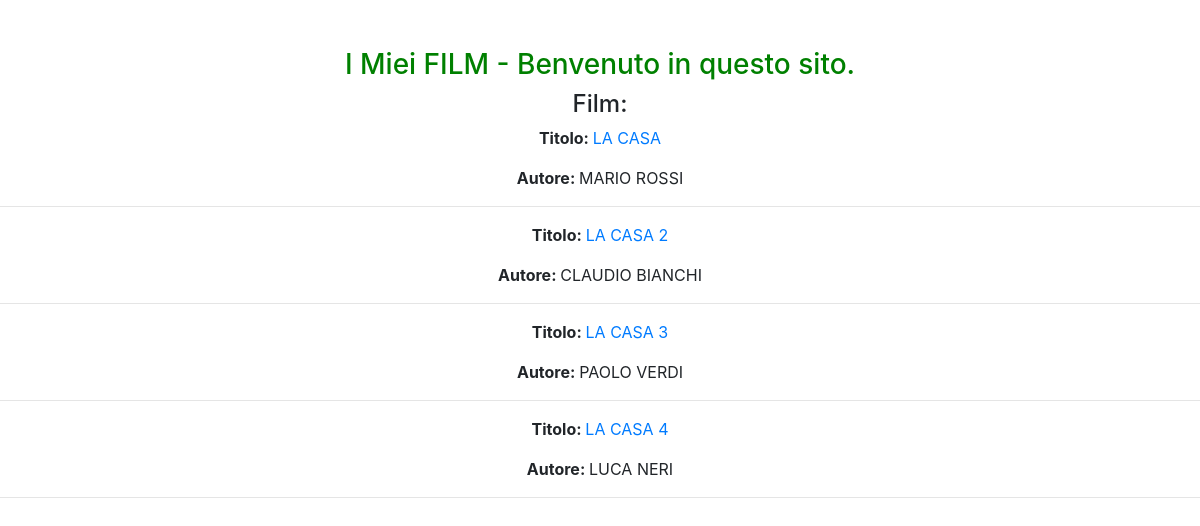
The app's page /lista_film/ with its own data.
### news/models.py (models this page shows, shortened)
class Film(models.Model):
    titolo = models.CharField(max_length=100) # alcuni campi necessitano di parametri obbligatori!
    contenuto = models.TextField()
    anno = models.TextField()
    regista = models.ForeignKey(Regista, on_delete=models.CASCADE, related_name="film")
    def get_absolute_url(self):
        return reverse("film_detail", kwargs={"pk": self.pk})
    class Meta:
        verbose_name = "Film"
        verbose_name_plural = "Film"

class Regista(models.Model):
    nome = models.CharField(max_length=20)
    cognome = models.CharField(max_length=20)
    def __str__(self):
        return self.nome + " " + self.cognome
    class Meta:
        verbose_name = "Regista"
        verbose_name_plural = "Registi"

### news/views.py (the view)
# urls.py: path("lista_film/", FilmListView.as_view(), name="lista_film")
class FilmListView(ListView):
    model = Film
    template_name = "lista_film.html"
    def get_context_data(self, **kwargs):
        context = super().get_context_data(**kwargs)
        context["film"] = Film.objects.all()
        return context

### news/templates/lista_film.html (shortened to what this page needs)
{% extends 'base.html' %}
{% block content %}
    <h4 style = "text-align:center">Film:</h4>
    {% for film in film %}
        <p style = "text-align:center"><strong>Titolo: </strong><a href="{{ film.get_absolute_url }}">{{ film.titolo }}</a></p>
        <p style = "text-align:center"><strong>Autore: </strong>{{ film.regista }}</p>
        <hr>
    {% endfor %}
{% endblock content %}

### records on screen
Film: titolo "LA CASA", regista "MARIO ROSSI"
Film: titolo "LA CASA 2", regista "CLAUDIO BIANCHI"
Film: titolo "LA CASA 3", regista "PAOLO VERDI"
Film: titolo "LA CASA 4", regista "LUCA NERI"
